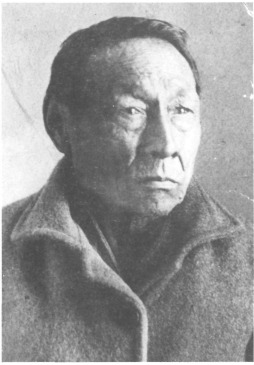
#> input picture battlesofhistory/pictures-for-later/big-bear-c1886.jpg, 254 x 365 px
$ python trim-portrait-edges.py ../pictures-for-later/big-bear-c1886.jpg
#> lines starting #> are read from the running program, lines starting #| are printed output that depends on the picture
#!/usr/bin/env python3
"""Trim the white or pale slivers that AI-made portraits sometimes have along an edge, then crop back to a square.
    python3 battlesofhistory/tools/trim-portrait-edges.py <battle>/images/portraits/*.jpg   (add --dry to only report)
An edge column or row counts as a sliver when its middle part is near white (mean > 200, or > 185 once inside the band). Left and right edges only."""
import sys
import numpy as np
from PIL import Image
dry = '--dry' in sys.argv
for f in [a for a in sys.argv[1:] if not a.startswith('--')]:
    im = Image.open(f).convert('RGB'); a = np.asarray(im).astype(float).mean(2); h, w = a.shape
#> further down, im is the input picture: PIL image 254x365 RGB; min 74, max 255, mean 153.2
#> after `h, w = a.shape`: h = 365; w = 254
    col = a[h // 6: h * 5 // 6].mean(0); row = a[:, w // 6: w * 5 // 6].mean(1)
#> after `col = a[h // 6:h * 5 // 6].mean(0)`: col = 254 values, max 253.2 at index 0, min 95.62 at index 79, mean 148.3
#> after `row = a[:, w // 6:w * 5 // 6].mean(1)`: row = 365 values, max 254.5 at index 0, min 105.8 at index 296, mean 140.1
    def cut(v, n):   # the pale band at an edge: it may start up to 12 px in (a thin dark frame line); max 12% of the side
#> called with v = array of shape (254,), n = 254
        s = next((i for i in range(12) if v[i] > 200), None)
#> s = 0
        if s is None: return 0
        k = s
#> k = 0
        while k < n * .12 and v[k] > 185: k += 1
#> this loop made 19 passes
#> after the loop, k = 19
        return k + 4
    # left and right only: a pale top is usually sky, which belongs in the picture
    L, R, T, B = cut(col, w), cut(col[::-1], w), 0, 0
#> the loop in cut (call 2), `while k < n * .12 and v[k] > 185: k += 1` made 1 pass
#> k on pass 1: 1
#> L = 23; R = 5; T = 0; B = 0
    if not (L or R or T or B): continue
    print(f, 'trim L%d R%d T%d B%d' % (L, R, T, B))
#| ../pictures-for-later/big-bear-c1886.jpg trim L23 R5 T0 B0
    if dry: continue
    c = im.crop((L, T, w - R, h - B)); cw, ch = c.size; s = min(cw, ch)
#> after `c = im.crop((L, T, w - R, h - B))`:
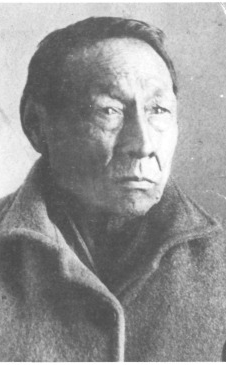
#> c: PIL image 226x365 RGB; min 74, max 255, mean 148.2
#> after `cw, ch = c.size`: cw = 226; ch = 365
#> after `s = min(cw, ch)`: s = 226
    c = c.crop(((cw - s) // 2, (ch - s) // 2, (cw - s) // 2 + s, (ch - s) // 2 + s)).resize((w, h), Image.LANCZOS)
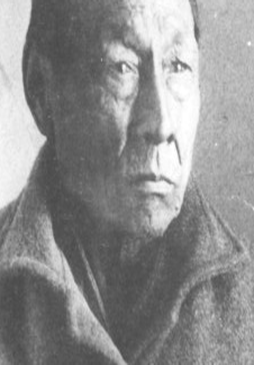
#> c: PIL image 254x365 RGB; min 73, max 255, mean 142.6
    c.save(f, quality=92)

$ run again, on battlesofhistory/pictures-for-later/poundmaker-c1885.jpg
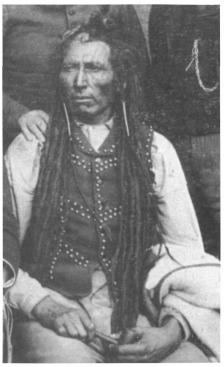
#> input picture battlesofhistory/pictures-for-later/poundmaker-c1885.jpg, 224 x 367 px
#> im is the input picture: PIL image 224x367 RGB; min 57, max 255, mean 128.8
#> col = 224 values, max 254.6 at index 223, min 81.39 at index 129, mean 124.7
#> row = 367 values, max 254.6 at index 366, min 87.95 at index 103, mean 122
#> in cut, `s = next((i for i in range(12) if v[i] > 200), None)`: s = 0
#> the loop in cut, `while k < n * .12 and v[k] > 185: k += 1` made 3 passes
#> after the loop in cut, `while k < n * .12 and v[k] > 185: k += 1`: k = 3
#> the loop in cut (call 2), `while k < n * .12 and v[k] > 185: k += 1` made 4 passes
#> L = 7; R = 8; T = 0
#| ../pictures-for-later/poundmaker-c1885.jpg trim L7 R8 T0 B0
#> `c = im.crop((L, T, w - R, h - B))`:
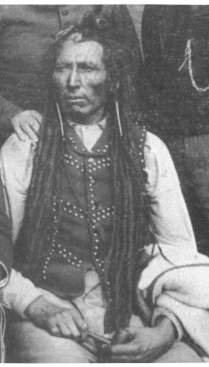
#> c: PIL image 209x367 RGB; min 57, max 255, mean 125.3
#> `c = c.crop(((cw - s) // 2, (ch - s) // 2, (cw - s) // 2 + s, (ch - s) ..`:
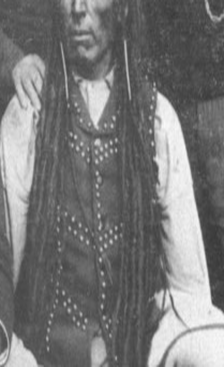
#> c: PIL image 224x367 RGB; min 57, max 248, mean 120.1

$ run again, on battlesofhistory/pictures-for-later/river-crossing-1885.jpg
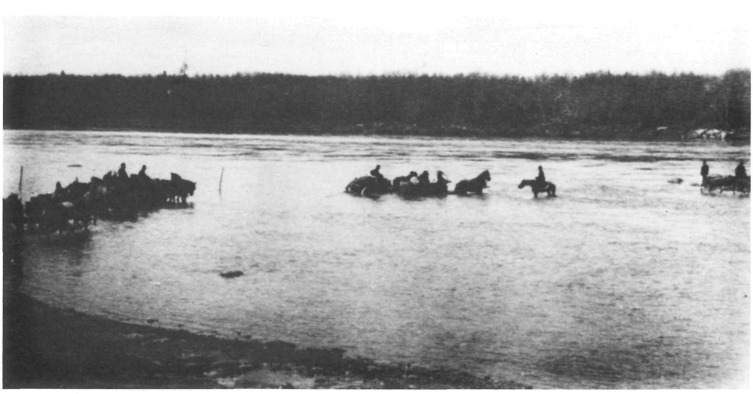
#> input picture battlesofhistory/pictures-for-later/river-crossing-1885.jpg, 753 x 394 px
#> im is the input picture: PIL image 753x394 RGB; min 39, max 255, mean 163.2
#> col = 753 values, max 254 at index 752, min 82.86 at index 20, mean 154.5
#> row = 394 values, max 255 at index 0, min 66.73 at index 117, mean 167.4
#> in cut, `s = next((i for i in range(12) if v[i] > 200), None)`: s = 0
#> the loop in cut, `while k < n * .12 and v[k] > 185: k += 1` made 3 passes
#> after the loop in cut, `while k < n * .12 and v[k] > 185: k += 1`: k = 3
#> the loop in cut (call 2), `while k < n * .12 and v[k] > 185: k += 1` made 3 passes
#> L = 7; T = 0
#| ../pictures-for-later/river-crossing-1885.jpg trim L7 R7 T0 B0
#> `c = im.crop((L, T, w - R, h - B))`:
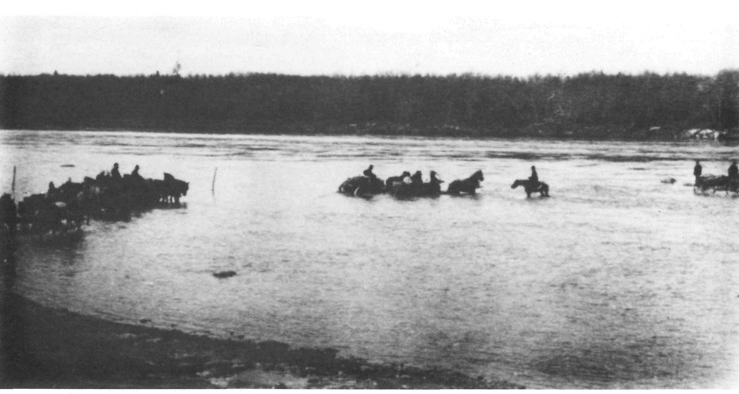
#> c: PIL image 739x394 RGB; min 39, max 255, mean 162.6
#> `c = c.crop(((cw - s) // 2, (ch - s) // 2, (cw - s) // 2 + s, (ch - s) ..`:
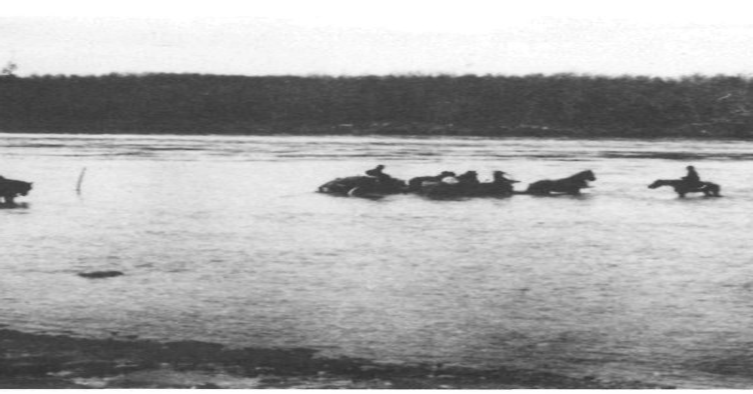
#> c: PIL image 753x394 RGB; min 47, max 255, mean 169.3

$ run again, on battlesofhistory/pictures-for-later/swift-current-carts-1885.jpg
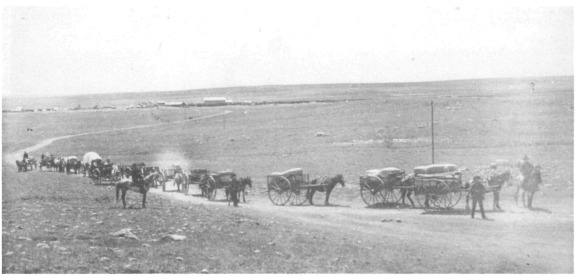
#> input picture battlesofhistory/pictures-for-later/swift-current-carts-1885.jpg, 578 x 277 px
#> im is the input picture: PIL image 578x277 RGB; min 73, max 255, mean 201.2
#> col = 578 values, max 254.8 at index 576, min 175.2 at index 432, mean 195
#> row = 277 values, max 255 at index 4, min 130.5 at index 183, mean 198.7
#> in cut, `s = next((i for i in range(12) if v[i] > 200), None)`: s = 0
#> the loop in cut, `while k < n * .12 and v[k] > 185: k += 1` made 70 passes
#> after the loop in cut, `while k < n * .12 and v[k] > 185: k += 1`: k = 70
#> the loop in cut (call 2), `while k < n * .12 and v[k] > 185: k += 1` made 70 passes
#> L = 74; T = 0
#| ../pictures-for-later/swift-current-carts-1885.jpg trim L74 R74 T0 B0
#> `c = im.crop((L, T, w - R, h - B))`:
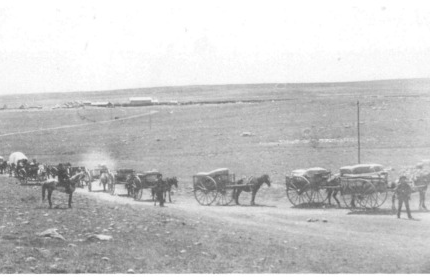
#> c: PIL image 430x277 RGB; min 73, max 255, mean 199.1
#> `c = c.crop(((cw - s) // 2, (ch - s) // 2, (cw - s) // 2 + s, (ch - s) ..`:
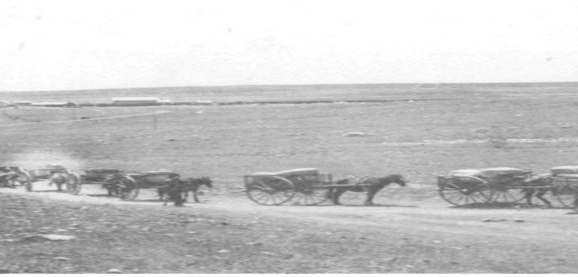
#> c: PIL image 578x277 RGB; min 86, max 255, mean 199.9
